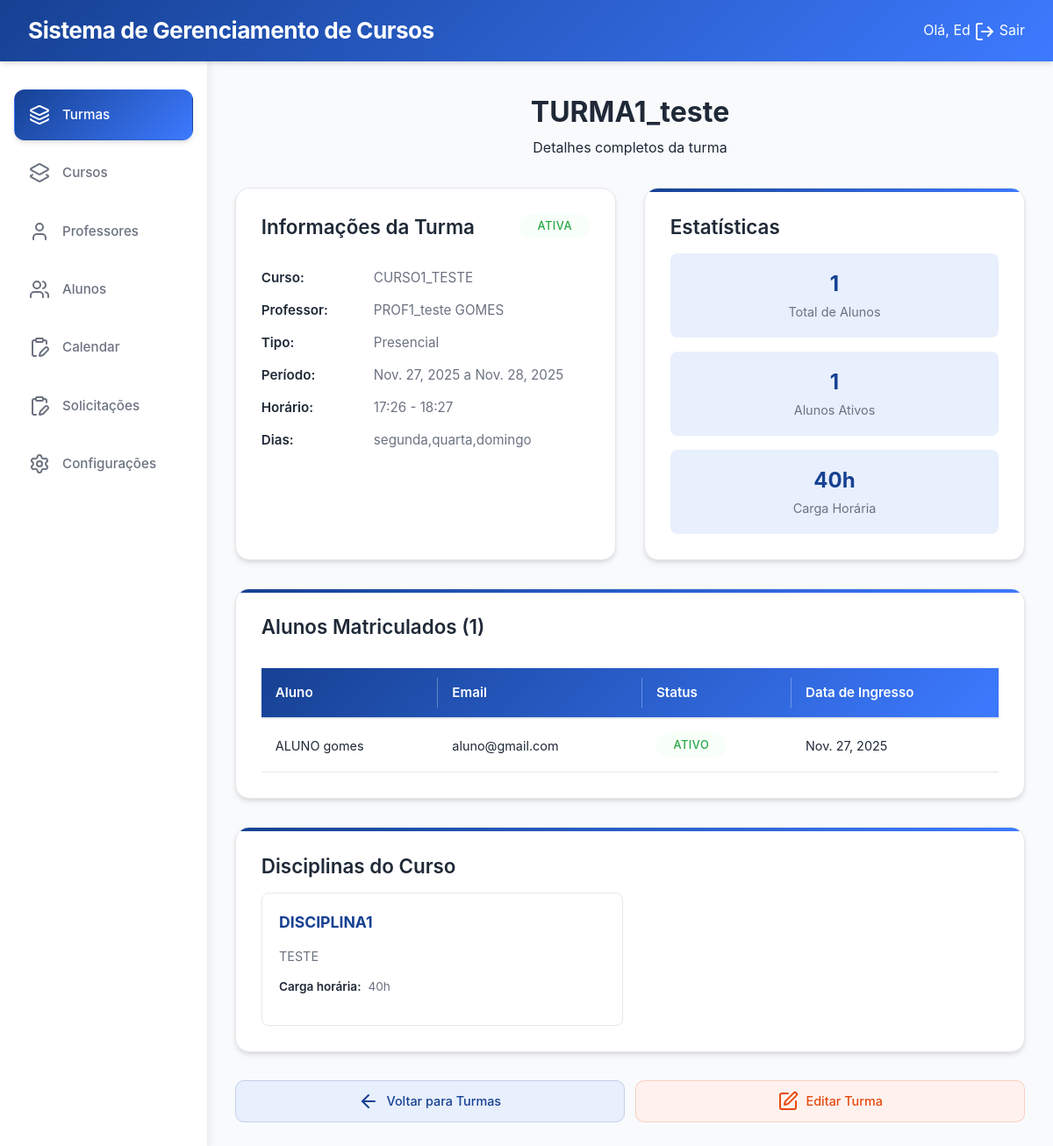
Before: /secretaria/turmas/1/detail/ (signed in) with the older database file.
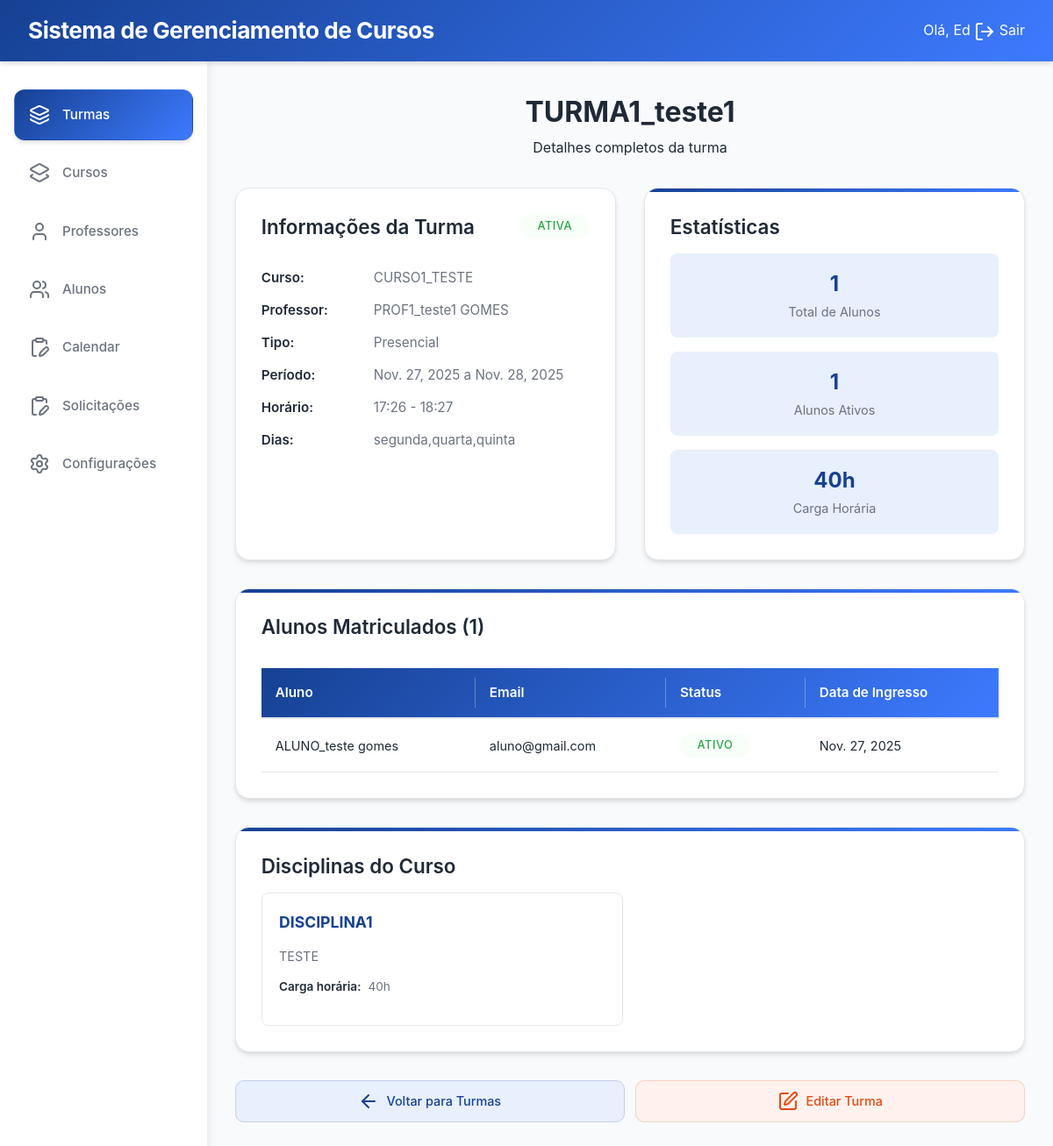
After: the same page with the newer database file.
### cursos/models.py (models this page shows, shortened)
class Turma(models.Model):
    TIPO_AULA = [
        ('presencial', 'Presencial'),
        ('semi', 'Semi-presencial'),
        ('ead', 'EAD'),
    ]
    turma_id = models.AutoField(primary_key=True)
    nome = models.CharField(max_length=100, null=True, blank=True)
    curso = models.ForeignKey(Curso, on_delete=models.CASCADE)
    professor = models.ForeignKey('login.professor', on_delete=models.SET_NULL,  # Ou models.SET_DEFAULT
        null=True,                  # Permite NULL
        blank=True,
        default=None)
    data_inicio = models.DateField()
    data_fim = models.DateField( null=True, blank=True)
    dias_semana = models.CharField(max_length=50)
    entrada_horas = models.CharField(max_length=100, null=True, blank=True)
    saida_horas = models.CharField(max_length=100, null=True, blank=True)
    tipo = models.CharField(max_length=10, choices=TIPO_AULA)
    status = models.BooleanField(default=True)
    class Meta:
        db_table = 'Turma'

class Matricula(models.Model):
    matricula_id = models.AutoField(primary_key=True)
    aluno = models.ForeignKey('login.aluno', on_delete=models.CASCADE)
    turma = models.ForeignKey(Turma, on_delete=models.CASCADE)
    data_ingresso = models.DateField(auto_now_add=True)
    status_matricula = models.BooleanField(default=True)
    class Meta:
        db_table = 'Matricula'
        unique_together = ['aluno', 'turma']

class Curso(models.Model):
    nome = models.CharField(max_length=150, unique=True, verbose_name="Nome do Curso", default="Sem Nome")
    descricao = models.TextField(blank=True, verbose_name="Descrição")
    carga_horaria = models.PositiveIntegerField(verbose_name="Carga Horária (h)", default=40)
    ativo = models.BooleanField(default=True, verbose_name="Ativo")
    disciplinas = models.ManyToManyField('Disciplina', through='GradeCurricular', blank=True, related_name='cursos')
    class Meta:
        verbose_name = "curso"
        verbose_name_plural = "cursos"
        ordering = ["nome"]

### login/models.py (models this page shows, shortened)
class Professor(models.Model):
    professor_id = models.AutoField(primary_key=True)
    usuario = models.OneToOneField(Usuario, on_delete=models.CASCADE)
    salario = models.DecimalField(max_digits=10, decimal_places=2)
    status = models.BooleanField(default=True)
    class Meta:
        db_table = 'Professor'

class Usuario(AbstractUser):
    TIPO_USUARIO = [
        ('aluno', 'Aluno'),
        ('professor', 'Professor'),
        ('secretaria', 'Secretaria'),
    ]
    usuario_id = models.AutoField(primary_key=True)
    nome = models.CharField('Nome', max_length=100, blank=True, null=True)
    sobrenome = models.CharField('Sobrenome', max_length=100, blank=True, null=True)
    email = models.EmailField('E-mail', unique=True, default=None)
    data_nascimento = models.DateField('Data de Nascimento', blank=True, null=True)
    contato = models.CharField(max_length=20, unique=True, blank=True, null=True)
    cpf = models.CharField(max_length=14, unique=True, blank=True, null=True)
    endereco = models.TextField('Endereço', blank=True, null=True)
    tipo = models.CharField(max_length=10, choices=TIPO_USUARIO)
    USERNAME_FIELD = 'email'
    REQUIRED_FIELDS = ['nome','sobrenome','cpf', 'tipo', 'username' ]
    class Meta:
        db_table = 'Usuario'

class Aluno(models.Model):
    aluno_id = models.AutoField(primary_key=True)
    usuario = models.OneToOneField(Usuario, on_delete=models.CASCADE)
    class Meta:
        db_table = 'Aluno'

### secretaria/views.py (the view)
# urls.py: path('turmas/<int:pk>/detail/', TurmaDetailView.as_view(), name='turmaDetail'),
@method_decorator(secretaria_required, name='dispatch')
class TurmaDetailView(DetailView):
    model = Turma
    template_name = "secretaria/turmaDetail.html"
    context_object_name = "turma"
    def get_context_data(self, **kwargs):
        context = super().get_context_data(**kwargs)
        turma = self.object
        context['total_alunos'] = turma.matricula_set.count()
        context['alunos_ativos'] = turma.matricula_set.filter(status_matricula=True).count()
        context['percentual_ativos'] = round((context['alunos_ativos'] / context['total_alunos'] * 100) if context['total_alunos'] > 0 else 0, 1)
        return context

### secretaria/templates/secretaria/turmaDetail.html (shortened to what the changed rows need)
{% extends 'secretaria/Abase.html' %}
{% load static %}
{% block content %}
<div class="content-header">
    <h1>{{ turma.nome }}</h1>
    <p class="text-muted">Detalhes completos da turma</p>
</div>
<div class="detail-grid">
    <div class="card">
        <div class="card-header">
            <h2>Informações da Turma</h2>
            <span class="status-badge {% if turma.status %}status-active{% else %}status-inactive{% endif %}">
                {{ turma.status|yesno:"Ativa,Inativa" }}
            </span>
        </div>
        <div class="card-info">
            <p><strong>Curso:</strong> {{ turma.curso.nome }}</p>
            <p><strong>Professor:</strong>
                {% if turma.professor %}
                    {{ turma.professor.usuario.nome }} {{ turma.professor.usuario.sobrenome }}
                {% else %}
                    <span class="text-muted">Não atribuído</span>
                {% endif %}
            </p>
            <p><strong>Tipo:</strong> {{ turma.get_tipo_display }}</p>
            <p><strong>Período:</strong> {{ turma.data_inicio }} a {{ turma.data_fim|default:"-" }}</p>
            <p><strong>Horário:</strong> {{ turma.entrada_horas }} - {{ turma.saida_horas }}</p>
            <p><strong>Dias:</strong> {{ turma.dias_semana }}</p>
        </div>
    </div>
    <div class="card">
        <h2>Estatísticas</h2>
        <div class="stats-grid">
            <div class="stat-item">
                <span class="stat-value">{{ turma.curso.carga_horaria }}h</span>
                <span class="stat-label">Carga Horária</span>
            </div>
        </div>
    </div>
    <div class="card detail-full">
        <div class="card-header">
            <h2>Alunos Matriculados ({{ total_alunos }})</h2>
        </div>
        {% if turma.matricula_set.all %}
        <div style="overflow-x: auto;">
            <table style="width: 100%; border-collapse: collapse;">
                <thead>
                    <tr style="border-bottom: 2px solid var(--cinza-borda);">
                        <th style="padding: 1rem; text-align: left;">Aluno</th>
                        <th style="padding: 1rem; text-align: left;">Email</th>
                        <th style="padding: 1rem; text-align: left;">Status</th>
                        <th style="padding: 1rem; text-align: left;">Data de Ingresso</th>
                    </tr>
                </thead>
                <tbody>
                    {% for matricula in turma.matricula_set.all %}
                    <tr style="border-bottom: 1px solid var(--cinza-borda);">
                        <td style="padding: 1rem;">
                            {{ matricula.aluno.usuario.nome }} {{ matricula.aluno.usuario.sobrenome }}
                        </td>
                        <td style="padding: 1rem;">{{ matricula.aluno.usuario.email }}</td>
                        <td style="padding: 1rem;">
                            <span class="status-badge {% if matricula.status_matricula %}status-active{% else %}status-inactive{% endif %}">
                                {{ matricula.status_matricula|yesno:"Ativo,Inativo" }}
                            </span>
                        </td>
                        <td style="padding: 1rem;">{{ matricula.data_ingresso }}</td>
                    </tr>
                    {% endfor %}
                </tbody>
            </table>
        </div>
        {% else %}
        <div class="no-data">
            <p>Nenhum aluno matriculado nesta turma</p>
        </div>
        {% endif %}
    </div>
    <div class="card detail-full">
        <h2>Disciplinas do Curso</h2>
    </div>
</div>
{% endblock %}

Changed rows visible on the page:
changed Turma "Presencial": nome "TURMA1_teste" → "TURMA1_teste1"; professor.usuario.nome "PROF1_teste" → "PROF1_teste1"; dias_semana "segunda,quarta,domingo" → "segunda,quarta,quinta"
changed through a linked row, Matricula "ATIVO": aluno.usuario.nome "ALUNO" → "ALUNO_teste"
